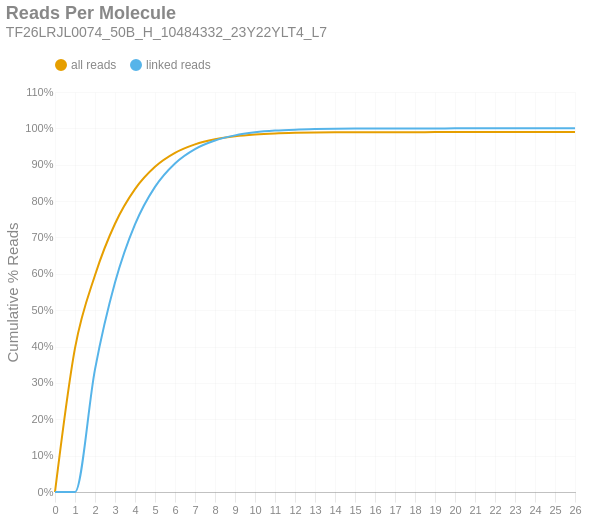

Notebook cell for this chart:
### Markdown cell above
### Reads per Molecule
This chart shows the cumulative distribution of the number of reads per linked molecule. That is, how many alignments are associated with a unique molecule. This excludes the number of reads associated with invalid or absent linked-read barcodes. The `linked` histogram is the percentages recalculated when disregarding singletons.

### Code cell
if SKIPLR:
    print_html(f"Skipped")
else:
    counts = np.bincount(valids['reads'].cast(pl.Int64).to_numpy())
    weighted = counts * np.arange(len(counts))
    all_perc = weighted / n_reads
    linked_perc = weighted / n_linked_reads
    linked_perc[1] = 0
    binned_df = pl.DataFrame({
        'readsper': list(range(len(counts))),
        'all reads (cumsum)': np.cumsum(all_perc).tolist(),
        'linked reads (cumsum)': np.cumsum(linked_perc).tolist(),
    })

    with SafeRender(binned_df):
        (
            density_plot(binned_df, 'Reads Per Molecule', samplename, 'readspmol')
            .encode(
                x=alt.X('readsper:O', title=None).axis(labelAngle=0).scale(padding=0),
                y=alt.Y('value:Q', title='Cumulative % Reads').axis(format='%').stack(False),
                color=alt.Color("key:N").scale(domain=["all reads", "linked reads"]),
                tooltip=[
                    alt.Tooltip("key:N", title="Data Type"),
                    alt.Tooltip("readsper:O", title="Reads Per Molecule"),
                    alt.Tooltip("value:Q", format=".2%", title="% Reads (Cum.)")
                ]            
            )
        ).display()

### Figure 1 — Vega-Lite specification as saved in the notebook (floating-point values rounded to 4 significant figures)
{"width": "container", "height": 400, "config": {"title": {"anchor": "start", "dy": -15, "fontSize": 18, "color": "#888888", "subtitleColor": "#888888", "subtitleFontSize": 14}, "arc": {"fill": "#0072B2"}, "axis": {"domainColor": "#888888", "domainWidth": 0.5, "gridWidth": 0.2, "grid": false, "titleFontWeight": 400, "titleFontSize": 15, "labelFontSize": 11, "labelColor": "#888888", "tickColor": "#888888", "tickWidth": 0.2, "titleColor": "#888888"}, "axisBand": {"grid": false}, "axisX": {"grid": true, "tickSize": 10, "domainCap": "round"}, "axisY": {"domain": false, "grid": true, "tickSize": 0, "domainCap": "round"}, "background": "transparent", "header": {"labelFontSize": 15, "labelColor": "#888888", "titleFontSize": 15, "titleFontWeight": 600, "titleColor": "#888888"}, "legend": {"labelFont": "sans-serif", "labelFontSize": 12, "labelColor": "#888888", "symbolSize": 100, "symbolType": "circle", "titleFontSize": 12, "titlePadding": 10, "titleColor": "#888888", "title": null, "orient": "top"}, "range": {"category": ["#E69F00", "#56B4E9", "#009E73", "#F0E442", "#0072B2", "#D55E00", "#CC79A7", "#000000"], "diverging": ["#cfe8f3", "#a2d4ec", "#73bfe2", "#46abdb", "#1696d2", "#12719e"]}, "area": {"fill": "#0072B2", "fillOpacity": 0.7, "line": true, "strokeOpacity": 0.7}, "line": {"color": "#0072B2", "stroke": "#0072B2", "strokeWidth": 2}, "trail": {"color": "#0072B2", "stroke": "#0072B2", "strokeWidth": 0, "size": 1}, "point": {"filled": true, "fillOpacity": 1.0, "size": 95}, "text": {"color": "#888888", "fontSize": 11, "align": "right", "fontWeight": 400, "size": 11}, "bar": {"fill": "#0072B2", "stroke": null}, "view": {"stroke": null, "continuousWidth": 660, "continuousHeight": 400}}, "data": {"name": "data-062ac7349475931406a3094c70519eb8"}, "mark": {"type": "line", "interpolate": "monotone", "point": {"opacity": 0, "size": 275}}, "encoding": {"color": {"field": "key", "scale": {"domain": ["all reads", "linked reads"]}, "type": "nominal"}, "tooltip": [{"field": "key", "title": "Data Type", "type": "nominal"}, {"field": "readsper", "title": "Reads Per Molecule", "type": "ordinal"}, {"field": "value", "format": ".2%", "title": "% Reads (Cum.)", "type": "quantitative"}], "x": {"axis": {"labelAngle": 0}, "field": "readsper", "scale": {"padding": 0}, "title": null, "type": "ordinal"}, "y": {"axis": {"format": "%"}, "field": "value", "stack": false, "title": "Cumulative % Reads", "type": "quantitative"}}, "params": [{"name": "param_c36ac31b6afebe62", "select": {"type": "point", "fields": ["key"]}, "bind": "legend"}], "title": {"text": "Reads Per Molecule", "subtitle": "TF26LRJL0074_50B_H_10484332_23Y22YLT4_L7"}, "transform": [{"fold": ["all reads (cumsum)", "linked reads (cumsum)"]}, {"calculate": "replace(datum.key, ' (cumsum)', '')", "as": "key"}, {"filter": {"param": "param_c36ac31b6afebe62"}}], "usermeta": {"embedOptions": {"downloadFileName": "TF26LRJL0074_50B_H_10484332_23Y22YLT4_L7.readspmol"}}, "$schema": "https://vega.github.io/schema/vega-lite/v6.4.1.json", "datasets": {"data-062ac7349475931406a3094c70519eb8": [{"readsper": 0, "all reads (cumsum)": 0.0, "linked reads (cumsum)": 0.0}, {"readsper": 1, "all reads (cumsum)": 0.3957, "linked reads (cumsum)": 0.0}, {"readsper": 2, "all reads (cumsum)": 0.5961, "linked reads (cumsum)": 0.3373}, {"readsper": 3, "all reads (cumsum)": 0.7378, "linked reads (cumsum)": 0.5758}, {"readsper": 4, "all reads (cumsum)": 0.8328, "linked reads (cumsum)": 0.7359}, {"readsper": 5, "all reads (cumsum)": 0.8942, "linked reads (cumsum)": 0.8392}, {"readsper": 6, "all reads (cumsum)": 0.9325, "linked reads (cumsum)": 0.9036}, {"readsper": 7, "all reads (cumsum)": 0.9559, "linked reads (cumsum)": 0.9431}, {"readsper": 8, "all reads (cumsum)": 0.9699, "linked reads (cumsum)": 0.9667}, {"readsper": 9, "all reads (cumsum)": 0.9783, "linked reads (cumsum)": 0.9808}, {"readsper": 10, "all reads (cumsum)": 0.9832, "linked reads (cumsum)": 0.989}, {"readsper": 11, "all reads (cumsum)": 0.9861, "linked reads (cumsum)": 0.9939}, {"readsper": 12, "all reads (cumsum)": 0.9876, "linked reads (cumsum)": 0.9965}, {"readsper": 13, "all reads (cumsum)": 0.9885, "linked reads (cumsum)": 0.998}, {"readsper": 14, "all reads (cumsum)": 0.989, "linked reads (cumsum)": 0.9989}, {"readsper": 15, "all reads (cumsum)": 0.9893, "linked reads (cumsum)": 0.9994}, {"readsper": 16, "all reads (cumsum)": 0.9895, "linked reads (cumsum)": 0.9997}, {"readsper": 17, "all reads (cumsum)": 0.9896, "linked reads (cumsum)": 0.9998}, {"readsper": 18, "all reads (cumsum)": 0.9896, "linked reads (cumsum)": 0.9999}, {"readsper": 19, "all reads (cumsum)": 0.9897, "linked reads (cumsum)": 0.9999}, {"readsper": 20, "all reads (cumsum)": 0.9897, "linked reads (cumsum)": 1.0}, {"readsper": 21, "all reads (cumsum)": 0.9897, "linked reads (cumsum)": 1.0}, {"readsper": 22, "all reads (cumsum)": 0.9897, "linked reads (cumsum)": 1.0}, {"readsper": 23, "all reads (cumsum)": 0.9897, "linked reads (cumsum)": 1.0}, {"readsper": 24, "all reads (cumsum)": 0.9897, "linked reads (cumsum)": 1.0}, {"readsper": 25, "all reads (cumsum)": 0.9897, "linked reads (cumsum)": 1.0}, {"readsper": 26, "all reads (cumsum)": 0.9897, "linked reads (cumsum)": 1.0}]}}
